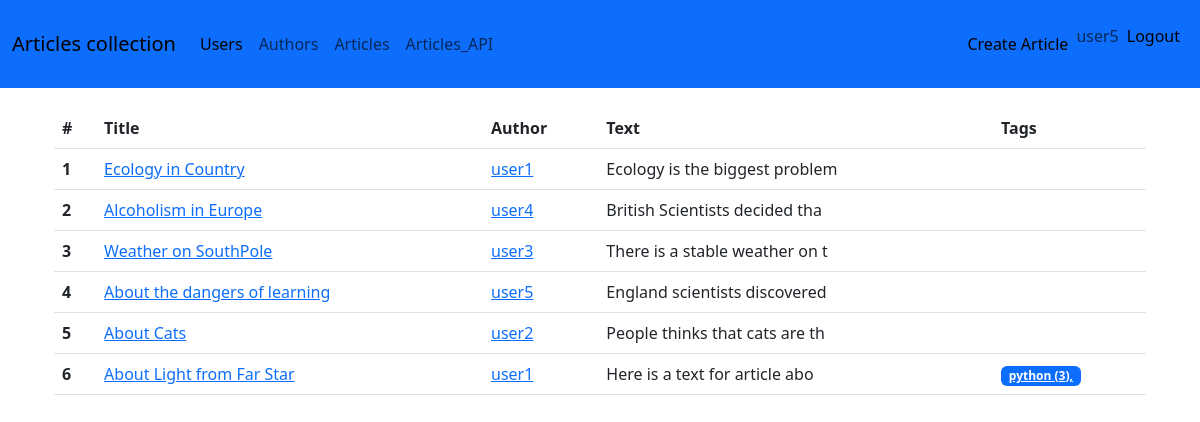
The page /articles/ (signed in) on the database its author committed.
### blog/models.py (models this page shows, shortened)
class User(db.Model, UserMixin):
    __tablename__ = 'users'  # optional
    id = db.Column(db.Integer, primary_key=True)
    username = db.Column(db.String(255), unique=True)
    email = db.Column(db.String(255), unique=True)
    password = db.Column(db.String(255))
    is_staff = db.Column(db.Boolean, default=False)
    author = relationship("Author", uselist=False, back_populates='user')     # 1:1

class Article(db.Model):
    __tablename__ = 'articles'  # optional
    id = db.Column(db.Integer, primary_key=True)
    title = db.Column(db.String(255))
    text = db.Column(db.String)
    created_at = db.Column(db.DateTime, default=datetime.utcnow)
    updated_at = db.Column(db.DateTime, default=datetime.utcnow, onupdate=datetime.utcnow )
    author_id = db.Column(db.Integer, db.ForeignKey("authors.id"), nullable=False)     # 1:n relation
    author = db.relationship('Author', back_populates="articles")           # creates list article.user
    tags = db.relationship('Tag', secondary=article_tag_associations_table, back_populates='articles')

class Tag(db.Model):
    __tablename__ = 'tags'
    id = db.Column(db.Integer, primary_key=True)
    name = db.Column(db.String(255), nullable=False)
    articles = db.relationship('Article', secondary=article_tag_associations_table, back_populates='tags')

### blog/article/views.py (the view)
@article.route('/')
@login_required
def article_list():
    articles = Article.query.all()
    users = User.query.all()
    return render_template(
        'articles/list.html',
        articles=articles,
        users=users,
    )

### blog/app.py (called while the page is built)
def register_extensions(app):
    db.init_app(app)
    migrate.init_app(app, db,
                     compare_type=True,
                     )
    csrf.init_app(app)
    api = init_api(app)
    login_manager.login_view = 'auth.login'
    login_manager.init_app(app)
    @login_manager.user_loader
    def load_user(user_id):
        return User.query.get(int(user_id))

### blog/templates/articles/list.html (shortened to what this page needs)
{% extends 'base.html' %}
{% block body %}
<div class="container">
    <table class="table">
        <thead>
        <tr>
            <th scope="col">#</th>
            <th scope="col">{{ 'Title' }}</th>
            <th scope="col">{{ 'Author' }}</th>
            <th scope="col">{{ 'Text' }}</th>
            <th scope="col">{{ 'Tags' }}</th>
        </tr>
        </thead>
        <tbody>
        {% for article in articles %}
        <tr>
            <th scope="row">{{ article.id }}</th>
            <td>
                <a href="{{ url_for('article.article_details', pk=article.id ) }}"> {{ article.title }} </a>
            </td>
            <td>
                <a href="{{ url_for('user.user_details', pk=article.author.user_id ) }}">
                    {{ article.author.user.username }}
                </a>
            </td>
            <td>
                {{ article.text[:30] }}
            </td>
            <td>
                {% for tag in article.tags %}
                <a class="badge bg-primary" href="{{ url_for('article.article_tag_details', pk=tag.id ) }}"> {{ tag.name }} ({{tag.id}}), </a>
                {% endfor %}
            </td>
        </tr>
        {% endfor %}
        </tbody>
    </table>
</div>
{% endblock %}

### blog/templates/navbar.html (shortened to what this page needs)
<nav class="navbar navbar-expand-lg bg-primary" style="margin-bottom:20px;">
  <div class="container-fluid">
<a class="navbar-brand" href="#">Articles collection</a>
    <div class="collapse navbar-collapse" id="navbarSupportedContent">
      <ul class="navbar-nav me-auto mb-2 mb-lg-0">
        <li class="nav-item">
          <a class="nav-link active" aria-current="page" href="{{ url_for('user.user_list') }}">Users</a>
        </li>
        <li class="nav-item">
          <a class="nav-link" aria-current="page" href="{{ url_for('author.author_list') }}">Authors</a>
        </li>
        <li class="nav-item">
          <a class="nav-link" href="{{ url_for('article.article_list') }}">Articles</a>
        </li>
          <li class="nav-item">
          <a class="nav-link" href="{{ url_for('article.article_api_list') }}">Articles_API</a>
        </li>
      </ul>
        <div class="navbar-text">
            {% if current_user.is_authenticated %}
          <ul class="navbar-nav">
                <li class="nav-item" style ="padding-top: var(--bs-nav-link-padding-y); padding-bottom: var(--bs-nav-link-padding-y);">
                    <a class="nav-link" href="{{ url_for('article.create_article') }}">Create Article</a>
                </li>
                <li class="nav-item" style ="padding-top: var(--bs-nav-link-padding-y); padding-bottom: var(--bs-nav-link-padding-y);">
                    {{ current_user.username}}
                </li>
                <li class="nav-item">
                      <a class="nav-link" href="{{ url_for('auth.logout') }}">Logout</a>
                </li>
          </ul>
           {% endif %}
      </div>
    </div>
  </div>
</nav>

### rows shown on the page
User: username "user5"
Article: id "1", title "Ecology in Country", author.user.username "user1", text "Ecology is the biggest problem"
Article: id "2", title "Alcoholism in Europe", author.user.username "user4", text "British Scientists decided tha"
Article: id "3", title "Weather on SouthPole", author.user.username "user3", text "There is a stable weather on t"
Article: id "4", title "About the dangers of learning", author.user.username "user5", text "England scientists discovered"
Article: id "5", title "About Cats", author.user.username "user2", text "People thinks that cats are th"
Article: id "6", title "About Light from Far Star", author.user.username "user1", text "Here is a text for article abo"
Tag: name "python", id "3"

### other values the page prints
{{ 'Title' }} "Title"
{{ 'Author' }} "Author"
{{ 'Text' }} "Text"
{{ 'Tags' }} "Tags"
